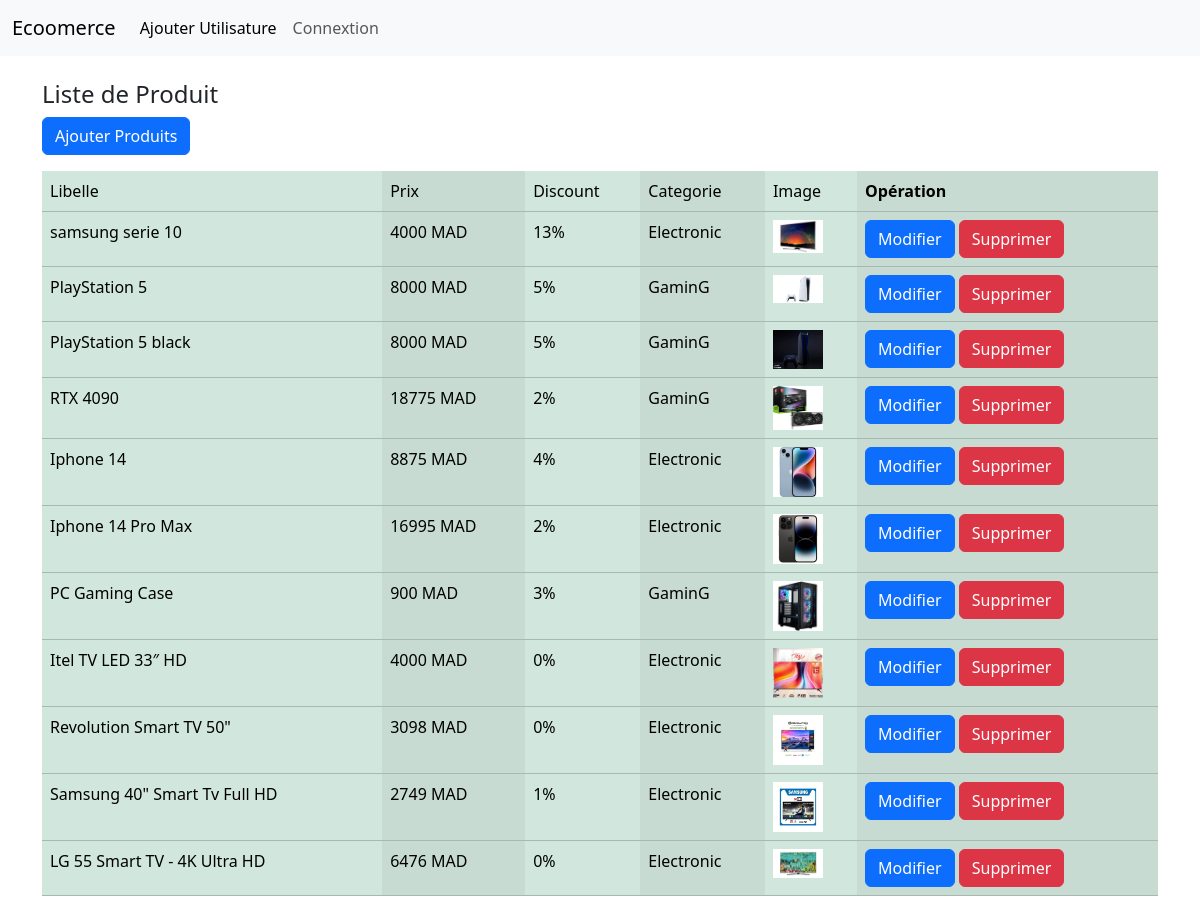
Page /produit.php on the committed database.
### tables this page shows
CREATE TABLE `produit` (
  `id` int(11) NOT NULL,
  `libelle` varchar(200) NOT NULL,
  `Prix` decimal(10,0) NOT NULL,
  `Discount` int(11) NOT NULL,
  `id_categorie` int(11) NOT NULL,
  `date_creation` date NOT NULL DEFAULT current_timestamp(),
  `discription` varchar(255) NOT NULL,
  `image` varchar(200) NOT NULL
);

CREATE TABLE `catgorie` (
  `id` int(11) NOT NULL,
  `Libelle` varchar(200) NOT NULL,
  `Discription` varchar(200) NOT NULL,
  `date_creation` datetime NOT NULL DEFAULT current_timestamp()
);

### produit.php (the view, shortened to what this page needs)
<!DOCTYPE html>
<html lang="en">
<head>
    <link href="https://cdn.jsdelivr.net/npm/bootstrap@5.3.3/dist/css/bootstrap.min.css" rel="stylesheet">
</head>
<body>
    <?php include_once "include/nav.php";
        require_once "include/database.php";
        $produits = $pdo->query("SELECT produit.*,catgorie.Libelle as 'Categorie' FROM produit INNER JOIN catgorie on produit.id_categorie = catgorie.id")->fetchAll(PDO::FETCH_ASSOC);
    ?>
    <div class="container py-4">
            <h4>Liste de Produit </h4>
           <table class="table table-success table-striped-columns my-3 table-hover">
            <a href="ajouter_produits.php" class="btn btn-primary" >Ajouter Produits</a>
                <thead>
                    <tr>
                        <td>Libelle</td>
                        <td>Prix</td>
                        <td>Discount</td>
                        <td>Categorie</td>
                        <td>Image</td>
                        <th>Opération</th>
                    </tr>
                </thead>
                    <?php
                        foreach ($produits as $v) {
                            ?>
                            <tbody>
                            <tr>
                                <td><?= $v['libelle']?></td>
                                <td><?= $v['Prix']?> MAD</td>
                                <td><?= $v['Discount']?>%</td>
                                <td><?= $v['Categorie']?></td>
                                <td><img src="upload/produit/<?= $v['image']?>" width="50" alt=""></td>
                                <th>
                                    <a href="modifier_produit.php?id=<?= $v['id']?>" class="btn btn-primary">Modifier</a>
                                    <a href="supprimer_produits.php?id=<?= $v['id']?>"
                                    onclick="return confirm('Voulez vraiment supprimer le produits <?= $v['libelle']?>' )" class="btn btn-danger">Supprimer</a>
                                </th>
                            </tr>
                            </tbody>
                            <?php
                        }
                    ?>
           </table>
    </div>
</body>
</html>

### rows in the picture
produit: libelle "samsung serie 10", Prix "4000", Discount "13", catgorie.Libelle "Electronic", image (picture)
produit: libelle "PlayStation 5", Prix "8000", Discount "5", catgorie.Libelle "GaminG", image (picture)
produit: libelle "PlayStation 5 black", Prix "8000", Discount "5", catgorie.Libelle "GaminG", image (picture)
produit: libelle "RTX 4090", Prix "18775", Discount "2", catgorie.Libelle "GaminG", image (picture)
produit: libelle "Iphone 14", Prix "8875", Discount "4", catgorie.Libelle "Electronic", image (picture)
produit: libelle "Iphone 14 Pro Max", Prix "16995", Discount "2", catgorie.Libelle "Electronic", image (picture)
produit: libelle "PC Gaming Case", Prix "900", Discount "3", catgorie.Libelle "GaminG", image (picture)
produit: libelle "Itel TV LED 33″ HD", Prix "4000", Discount "0", catgorie.Libelle "Electronic", image (picture)
produit: libelle "Revolution Smart TV 50\"", Prix "3098", Discount "0", catgorie.Libelle "Electronic", image (picture)
produit: libelle "Samsung 40\" Smart Tv Full HD", Prix "2749", Discount "1", catgorie.Libelle "Electronic", image (picture)
produit: libelle "LG 55 Smart TV - 4K Ultra HD", Prix "6476", Discount "0", catgorie.Libelle "Electronic", image (picture)
